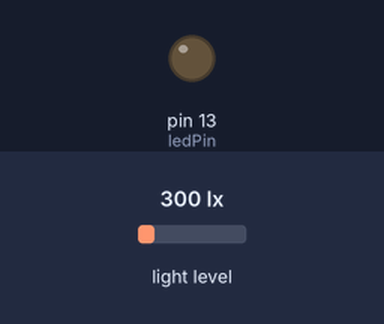
This sketch was run on a simulated Arduino Uno, built with avr-gcc and run on an emulated ATmega328P. On the bench: output pins drawn as LEDs (lit = HIGH). The inputs (shaded band) are chosen by the test bench; at power-on: light level 300 lx.

Above: at 1.2 s.
1.3 s: light level set to 500 lx
At 1.7 s:
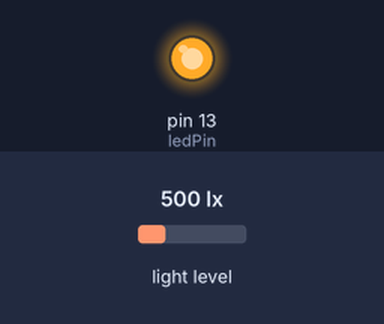
Timing chart, 0 to 4.3 s (numbered marks = the images above; inputs shaded):
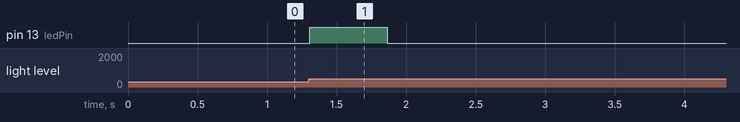

The sketch:

Follower.ino
```cpp
// Upload libraries
#include <Wire.h>
#include <BH1750.h>

// Declare luminosity meter
BH1750 lightMeter;


float luxMeasurements[20];
const int ledPin = 13;
int ledState = LOW;
const long refractoryPeriod = 100;
long countRefractory = 0;
const long onDuration = 300;
long countOn = 0;


void setup(){
  Serial.begin(9600);
  // Initialize the I2C bus (BH1750 library doesn't do this automatically)
  Wire.begin();
  // Initialize luminosity meter
  lightMeter.begin();

  pinMode(ledPin, OUTPUT);
  digitalWrite(ledPin, ledState);
  for (int i = 0; i <= 19; i++) {
    luxMeasurements[i]=0.0;
  }

}

void loop() {
  countRefractory = countRefractory+1;
  countOn = countOn + 1;

  // Update stack of luminosity measurements with last measure
  for (int i = 0; i <= 18; i++) {
    luxMeasurements[i]=luxMeasurements[i+1];
  }
  luxMeasurements[19] = lightMeter.readLightLevel();

  // Compute averages
  float lux0 = 0.0;
  float lux1 = 0.0;

  for (int i = 0; i <= 9; i++) {
    lux0 = lux0 + luxMeasurements[i];
    lux1 = lux1 + luxMeasurements[i+10];
  }

  if (countRefractory>=refractoryPeriod && lux1>1.2*lux0){
    countRefractory = 0;
    countOn = 0;
    ledState = HIGH;
    digitalWrite(ledPin, ledState);
  }

    // Switch off
  if (ledState==HIGH && countOn>=onDuration){
    ledState = LOW;
    digitalWrite(ledPin, ledState);
  }

  delay(1);
}
```

Measured:
- after the input at 1.3 s, pin 13 (ledPin): LOW → HIGH at once, → LOW 0.56 s later
